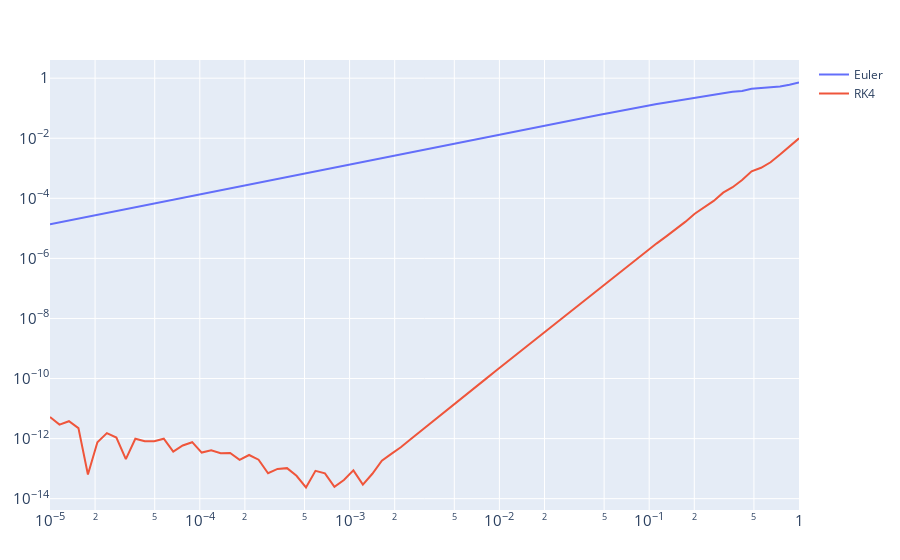

The notebook cell saved with this chart:
### Code cell
using PlotlyJS


t1 = scatter(;x=h,
              y=euler_error,
              mode="lines",
              name="Euler")

t2 = scatter(;x=h,
              y=rk4_error,
              mode="lines",
              name="RK4")



layout = Layout(xaxis_type="log", xaxis_exponentformat = "power", yaxis_type="log",  yaxis_exponentformat = "power")

data = [t1, t2]

PlotlyJS.plot(data, layout)
# p = plot(h, [euler_error, rk4_error],  linetype=:path, xaxis=:log, yaxis=:log, label = ["euler"], lw = 3, legend=:bottomleft)
# plot!(h, rk4_error, linetype=:path, xaxis=:log, yaxis=:log, label = ["rk4"], lw = 3)
